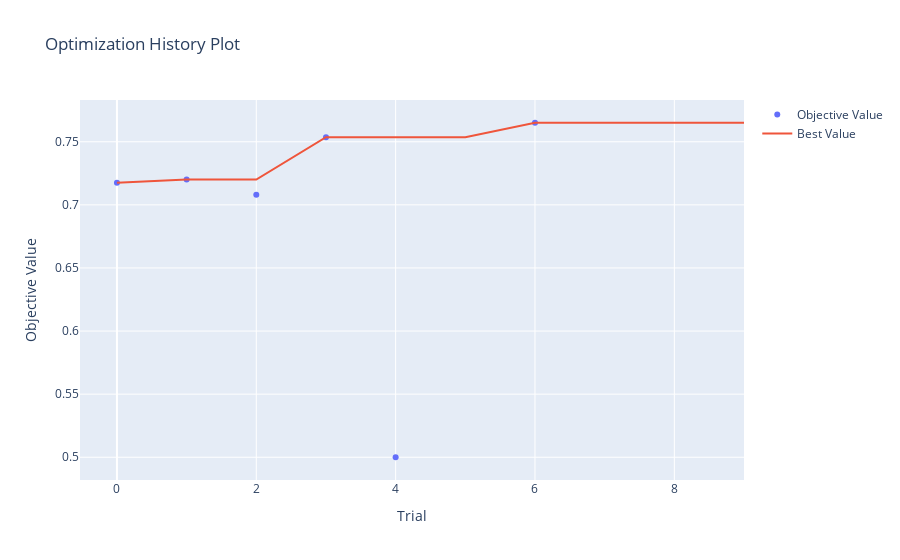

Notebook code for this chart:
### Markdown cell above
### Visualize the optimization results

### Code cell
trainer.plot_optimization_history()

### Figure 1 — Plotly figure (JSON) as saved in the notebook; plotly's stock layout.template omitted (floating-point values rounded to 4 significant figures)
{"data": [{"mode": "markers", "name": "Objective Value", "type": "scatter", "x": [0, 1, 2, 3, 4, 6], "y": [0.7175, 0.72, 0.7081, 0.7536, 0.5, 0.7651]}, {"mode": "lines", "name": "Best Value", "type": "scatter", "x": [0, 1, 2, 3, 4, 5, 6, 7, 8, 9], "y": [0.7175, 0.72, 0.72, 0.7536, 0.7536, 0.7536, 0.7651, 0.7651, 0.7651, 0.7651]}, {"marker": {"color": "#cccccc"}, "mode": "markers", "name": "Infeasible Trial", "showlegend": false, "type": "scatter", "x": [], "y": []}], "layout": {"title": {"text": "Optimization History Plot"}, "xaxis": {"title": {"text": "Trial"}}, "yaxis": {"title": {"text": "Objective Value"}}}}
